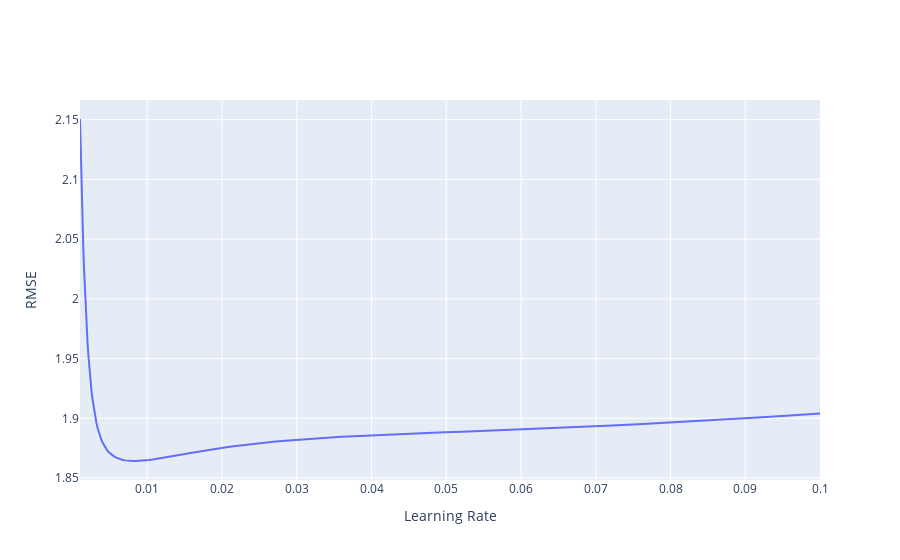

Here is the notebook cell this chart was saved with:
### Code cell
fig = go.Figure(data=go.Scatter(x=learning_rates, y=rmse_list))
fig.update_layout(xaxis_title='Learning Rate', yaxis_title='RMSE')
fig.write_image("images/result_rmse_learning_rate.png")
fig.show()
